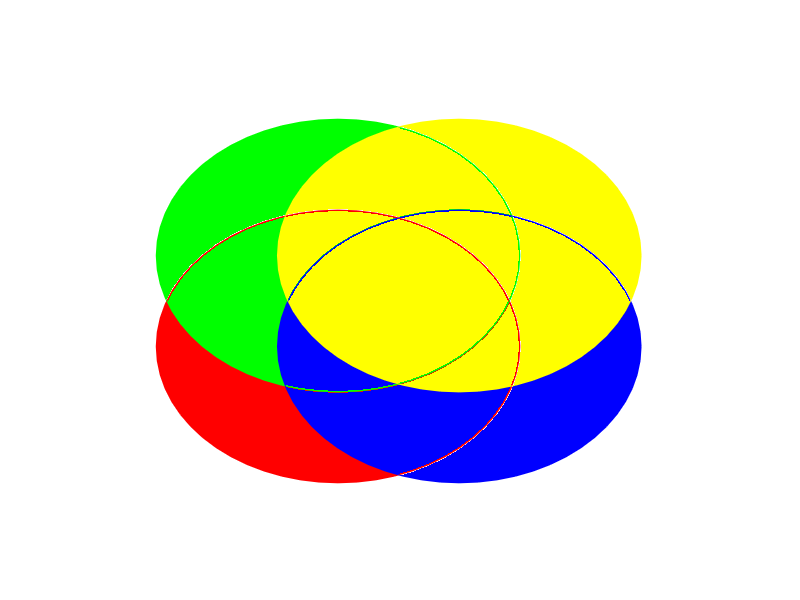

This chart was generated by the following MATLAB code: (Note: this script raises an error after producing the figure.)
%% generate circle
clc; clear; close all;
%----------------------------------------------------------------
% circle using circle equation
% Define the circle parameters
% theta = linspace(0, 2*pi, 100); % Angle values
% r = 3; % Radius
% centroid = 1.5*r;
% 
% x = centroid+ r * cos(theta); % X-coordinates
% y = centroid+ r * sin(theta); % Y-coordinates
% x = [x x(1)];
% y = [y y(1)];
% 
% plot(x,y,'Color','r')
%----------------------------------------------------------------
% overlapping circles using rectangle
Circles_Amount = 4;
centroid = [2,2;
            2,4;
            4,2;
            4,4];
radius = 3;

RGB_MAX = 256;
colours = [1,0,0;
           0,1,0;
           0,0,1;
           1,1,0];
figure(1);
for i= 1:Circles_Amount
    rectangle('Position',[(centroid(i,:))-radius,[2,2]*radius],'Curvature',1,'FaceColor',colours(i,:),'EdgeColor',colours(i,:))
end
xlim([min(min(centroid))-1.5*radius,max(max(centroid))+1.5*radius]);
ylim([min(min(centroid))-1.5*radius,max(max(centroid))+1.5*radius]);

 set(gcf, 'Units', 'pixels', 'Position', [100, 100, 600,600]); % Fixed figure size
 set(gca, 'Units', 'pixels', 'Position', [50, 50, 500, 500]); % Fixed axes size
 set(gca,'XColor','none','YColor','none');
 ax = gca;
 
exportgraphics(ax,"Circle_Example.jpg");

%% Extract hog
close all
img_path = "puppy.jpg";

%img_path = "puppy.jpg";
img = imread(img_path);
new_img = imresize(img,[128 64]*2);

figure(3);
imshow(new_img)
hold on;
% Extract HOG features from the entire image (keeping spatial information)
cellSize = [1, 1]*8;   % Size of HOG cells

[hog, Visualization] = extractHOGFeatures(new_img,'CellSize',cellSize,'BlockSize',[2,2],'NumBins',9);

plot(Visualization,'color',[0,0,0])
%%
set(gcf, 'Units', 'pixels', 'Position', [100, 100, 600,600]); % Fixed figure size
set(gca, 'Units', 'pixels', 'Position', [50, 50, 500, 500]); % Fixed axes size
set(gca,'XColor','none','YColor','none');

ax = gca;
exportgraphics(ax,"Circle_HOG_visual.jpg");